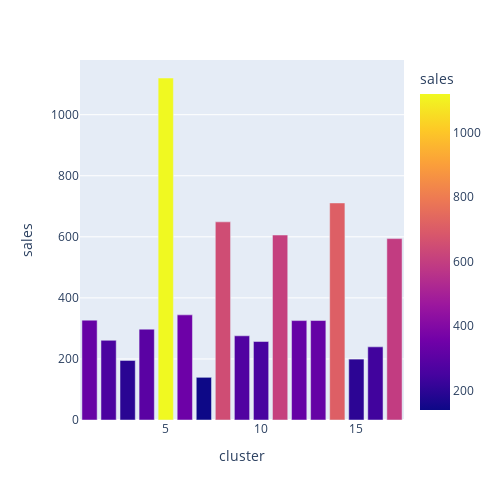

Notebook code cell kept with this figure:
### Code cell
fig = px.bar(df_cl_sa, y='sales', x='cluster',color='sales', barmode='group', height=500,width=500)
fig

### Figure 1 — Plotly figure (JSON) as saved in the notebook; plotly's stock layout.template omitted (floating-point values rounded to 4 significant figures)
{"data": [{"alignmentgroup": "True", "hovertemplate": "cluster=%{x}<br>sales=%{marker.color}<extra></extra>", "legendgroup": "", "marker": {"color": [327.0, 261.0, 194.9, 297.5, 1120.0, 344.3, 139.8, 649.0, 275.7, 257.0, 605.8, 325.6, 325.8, 710.9, 199.4, 239.6, 594.1], "coloraxis": "coloraxis", "pattern": {"shape": ""}}, "name": "", "offsetgroup": "", "orientation": "v", "showlegend": false, "textposition": "auto", "type": "bar", "x": [1, 2, 3, 4, 5, 6, 7, 8, 9, 10, 11, 12, 13, 14, 15, 16, 17], "xaxis": "x", "y": [327.0, 261.0, 194.9, 297.5, 1120.0, 344.3, 139.8, 649.0, 275.7, 257.0, 605.8, 325.6, 325.8, 710.9, 199.4, 239.6, 594.1], "yaxis": "y"}], "layout": {"barmode": "group", "coloraxis": {"colorbar": {"title": {"text": "sales"}}, "colorscale": [[0, "#0d0887"], [0.1111, "#46039f"], [0.2222, "#7201a8"], [0.3333, "#9c179e"], [0.4444, "#bd3786"], [0.5556, "#d8576b"], [0.6667, "#ed7953"], [0.7778, "#fb9f3a"], [0.8889, "#fdca26"], [1, "#f0f921"]]}, "height": 500, "legend": {"tracegroupgap": 0}, "margin": {"t": 60}, "width": 500, "xaxis": {"anchor": "y", "domain": [0, 1], "title": {"text": "cluster"}}, "yaxis": {"anchor": "x", "domain": [0, 1], "title": {"text": "sales"}}}}
